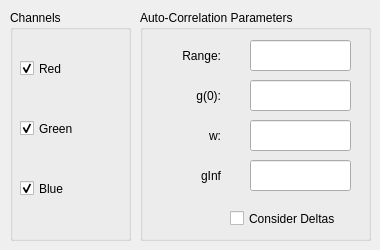
      <widget class="QWidget" name="autoCorrelationTab">
       <attribute name="title">
        <string>Auto-Correlation</string>
       </attribute>
       <widget class="QGroupBox" name="autoChannelsGroup">
        <property name="geometry">
         <rect>
          <x>10</x>
          <y>10</y>
          <width>121</width>
          <height>231</height>
         </rect>
        </property>
        <property name="title">
         <string>Channels</string>
        </property>
        <widget class="QCheckBox" name="redCheckbox">
         <property name="geometry">
          <rect>
           <x>10</x>
           <y>50</y>
           <width>70</width>
           <height>17</height>
          </rect>
         </property>
         <property name="text">
          <string>Red</string>
         </property>
         <property name="checked">
          <bool>true</bool>
         </property>
        </widget>
        <widget class="QCheckBox" name="greenCheckbox">
         <property name="geometry">
          <rect>
           <x>10</x>
           <y>110</y>
           <width>70</width>
           <height>17</height>
          </rect>
         </property>
         <property name="text">
          <string>Green</string>
         </property>
         <property name="checked">
          <bool>true</bool>
         </property>
        </widget>
        <widget class="QCheckBox" name="blueCheckbox">
         <property name="geometry">
          <rect>
           <x>10</x>
           <y>170</y>
           <width>70</width>
           <height>17</height>
          </rect>
         </property>
         <property name="text">
          <string>Blue</string>
         </property>
         <property name="checked">
          <bool>true</bool>
         </property>
        </widget>
       </widget>
       <widget class="QGroupBox" name="autoGroup">
        <property name="geometry">
         <rect>
          <x>140</x>
          <y>10</y>
          <width>231</width>
          <height>231</height>
         </rect>
        </property>
        <property name="title">
         <string>Auto-Correlation Parameters</string>
        </property>
        <property name="flat">
         <bool>false</bool>
        </property>
        <property name="checkable">
         <bool>false</bool>
        </property>
        <widget class="QLabel" name="autoRangeLabel">
         <property name="geometry">
          <rect>
           <x>-10</x>
           <y>30</y>
           <width>91</width>
           <height>31</height>
          </rect>
         </property>
         <property name="text">
          <string>Range:</string>
         </property>
         <property name="alignment">
          <set>Qt::AlignRight|Qt::AlignTrailing|Qt::AlignVCenter</set>
         </property>
        </widget>
        <widget class="QLabel" name="autoG0Label">
         <property name="geometry">
          <rect>
           <x>-10</x>
           <y>70</y>
           <width>91</width>
           <height>31</height>
          </rect>
         </property>
         <property name="text">
          <string>g(0):</string>
         </property>
         <property name="alignment">
          <set>Qt::AlignRight|Qt::AlignTrailing|Qt::AlignVCenter</set>
         </property>
        </widget>
        <widget class="QLabel" name="autoWLabel">
         <property name="geometry">
          <rect>
           <x>-10</x>
           <y>110</y>
           <width>91</width>
           <height>31</height>
          </rect>
         </property>
         <property name="text">
          <string>w:</string>
         </property>
         <property name="alignment">
          <set>Qt::AlignRight|Qt::AlignTrailing|Qt::AlignVCenter</set>
         </property>
        </widget>
        <widget class="QLabel" name="autoGinfLabel">
         <property name="geometry">
          <rect>
           <x>-10</x>
           <y>150</y>
           <width>91</width>
           <height>31</height>
          </rect>
         </property>
         <property name="text">
          <string>gInf</string>
         </property>
         <property name="alignment">
          <set>Qt::AlignRight|Qt::AlignTrailing|Qt::AlignVCenter</set>
         </property>
        </widget>
        <widget class="QLineEdit" name="autoRangeTextbox">
         <property name="geometry">
          <rect>
           <x>110</x>
           <y>30</y>
           <width>101</width>
           <height>31</height>
          </rect>
         </property>
        </widget>
        <widget class="QLineEdit" name="autoG0Textbox">
         <property name="geometry">
          <rect>
           <x>110</x>
           <y>70</y>
           <width>101</width>
           <height>31</height>
          </rect>
         </property>
        </widget>
        <widget class="QLineEdit" name="autoWTextbox">
         <property name="geometry">
          <rect>
           <x>110</x>
           <y>110</y>
           <width>101</width>
           <height>31</height>
          </rect>
         </property>
        </widget>
        <widget class="QLineEdit" name="autoGinfTextbox">
         <property name="geometry">
          <rect>
           <x>110</x>
           <y>150</y>
           <width>101</width>
           <height>31</height>
          </rect>
         </property>
        </widget>
        <widget class="QCheckBox" name="autoDeltasCheckbox">
         <property name="geometry">
          <rect>
           <x>90</x>
           <y>200</y>
           <width>171</width>
           <height>17</height>
          </rect>
         </property>
         <property name="text">
          <string>Consider Deltas</string>
         </property>
        </widget>
       </widget>
      </widget>
